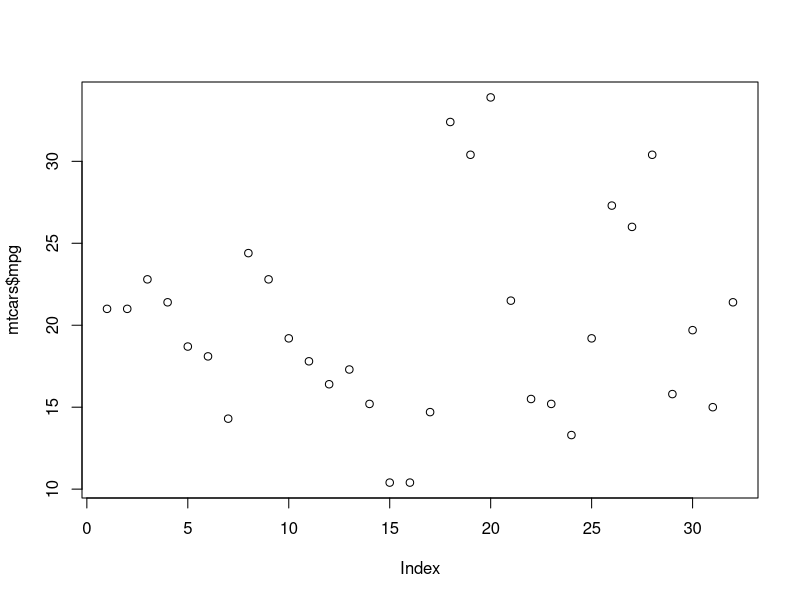
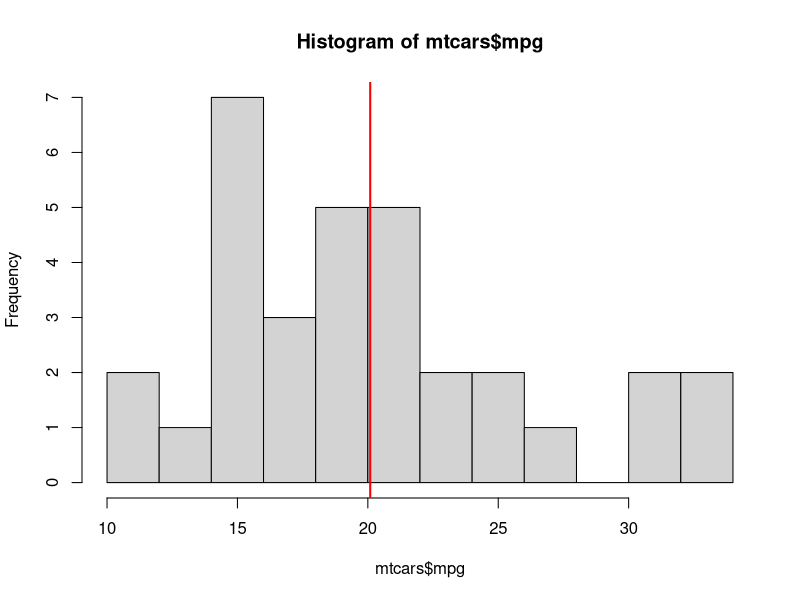
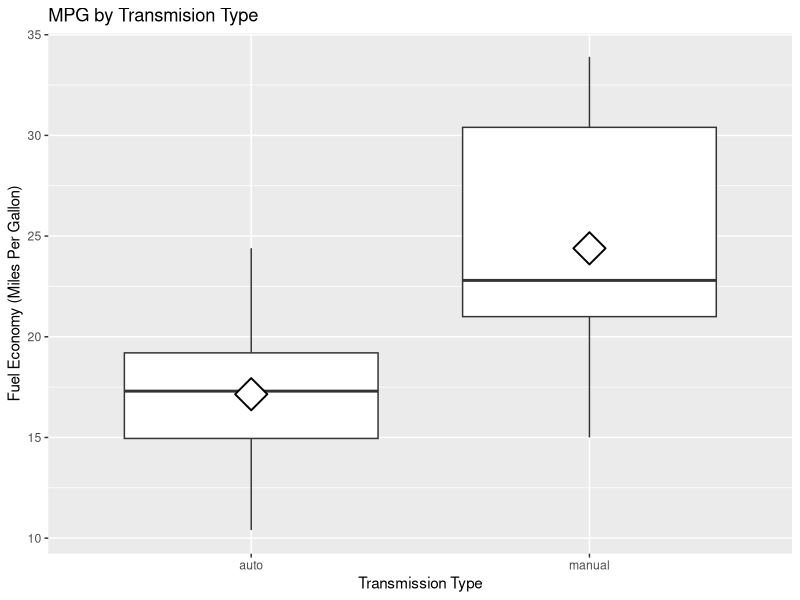
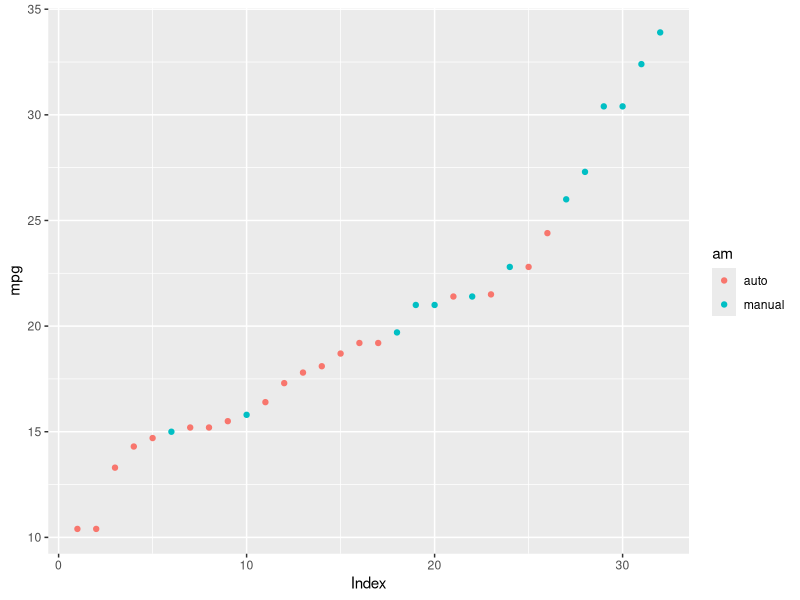
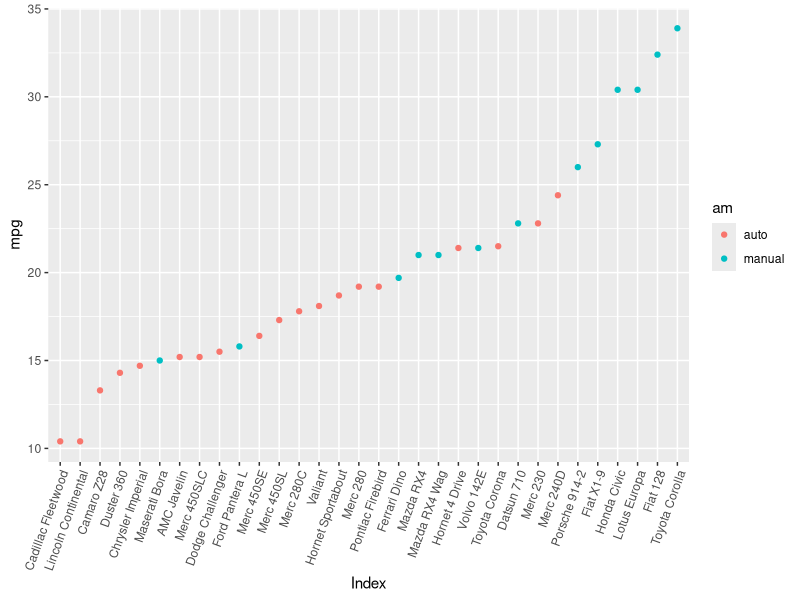

Source code (R) for these figures, in order:
###MPG Analysis

###key questions
###Is an automatic or manual transmission better for MPG? Better = more MPG
###Quantify the MPG difference between automatic and manual transmissions-i.e. manual associated with XX additional mpg ctp

###load required packages
library(ggplot2)
library(plyr)


###grab the data

data("mtcars")
str(mtcars)
summary(mtcars$mpg)
head(mtcars)
?mtcars
###key stats
###32 obs of 11 vars including our  of interest

table(mtcars$am)
###19 automatics and 13 manuals so a relativley even split



###get trans type as a factor 
mtcars$am<-factor(mtcars$am)
levels(mtcars$am)<-c("auto","manual")

###Lets add vehicle type as a variable just for fun
mtcars$model<-row.names(mtcars)


plot(mtcars$mpg)
###from the scatter plot mpg is all over the map


hist(mtcars$mpg, breaks = 10)
abline(v=mean(mtcars$mpg), col="red", lwd=2)
###the hist is vaugely normal-a bit weight to the left with mean 20 mpg

g<-ggplot(mtcars, aes(x=am, y=mpg))
g<-g+geom_boxplot(notch = F)+xlab("Transmission Type")+ylab("Fuel Economy (Miles Per Gallon)")+ggtitle("MPG by Transmision Type")+stat_summary(fun.y = "mean",shape=23, size=2, fill="white")
g
###looks like a big difference in both center and spread based on transmission type.  Manual transmissions have higher average mpg and greater variability

###lets arrange in order of mpg
mtcars<-arrange(mtcars, mpg)
g<-ggplot(mtcars, aes(y=mpg, x=seq_along(mpg), color=am))+geom_point()+xlab("Index")
g

###lets add the models for fun 
g<-ggplot(mtcars, aes(y=mpg, x=reorder(model, mpg, sum), color=am))+geom_point()+xlab("Index")+theme(axis.text.x=element_text(angle=70, hjust=1, vjust=1))
g

###rather than a standard scatterplot-I've arranged by mpg and we can see that thse at the low end are almost all automatics 


###looks like pretty good initial evidence that transmision type does matter and that manual is associated with greater fuel economy.  But we haven't explored other variables.

###Ho: Mean(mpg|auto)-mean(mpg|manual)=0
###Ha: Mean(mpg|auto)-mean(mpg|manual)!=0

### We could do a quick t test to see if the difference is signficant
auto<-subset(mtcars, am=="auto")
manual<-subset(mtcars, am=="manual")

test<-t.test(auto$mpg, manual$mpg, paired = FALSE)

test$conf
test$p.value
###0 not included in confidence interval and pvalue less than .05 good evidence that theobserbved diffrence is statsically signficant 


###now lets fit a linear model with mpg as the outcome and transmision type as the predictor 

fit<-lm(mpg~am, mtcars)
